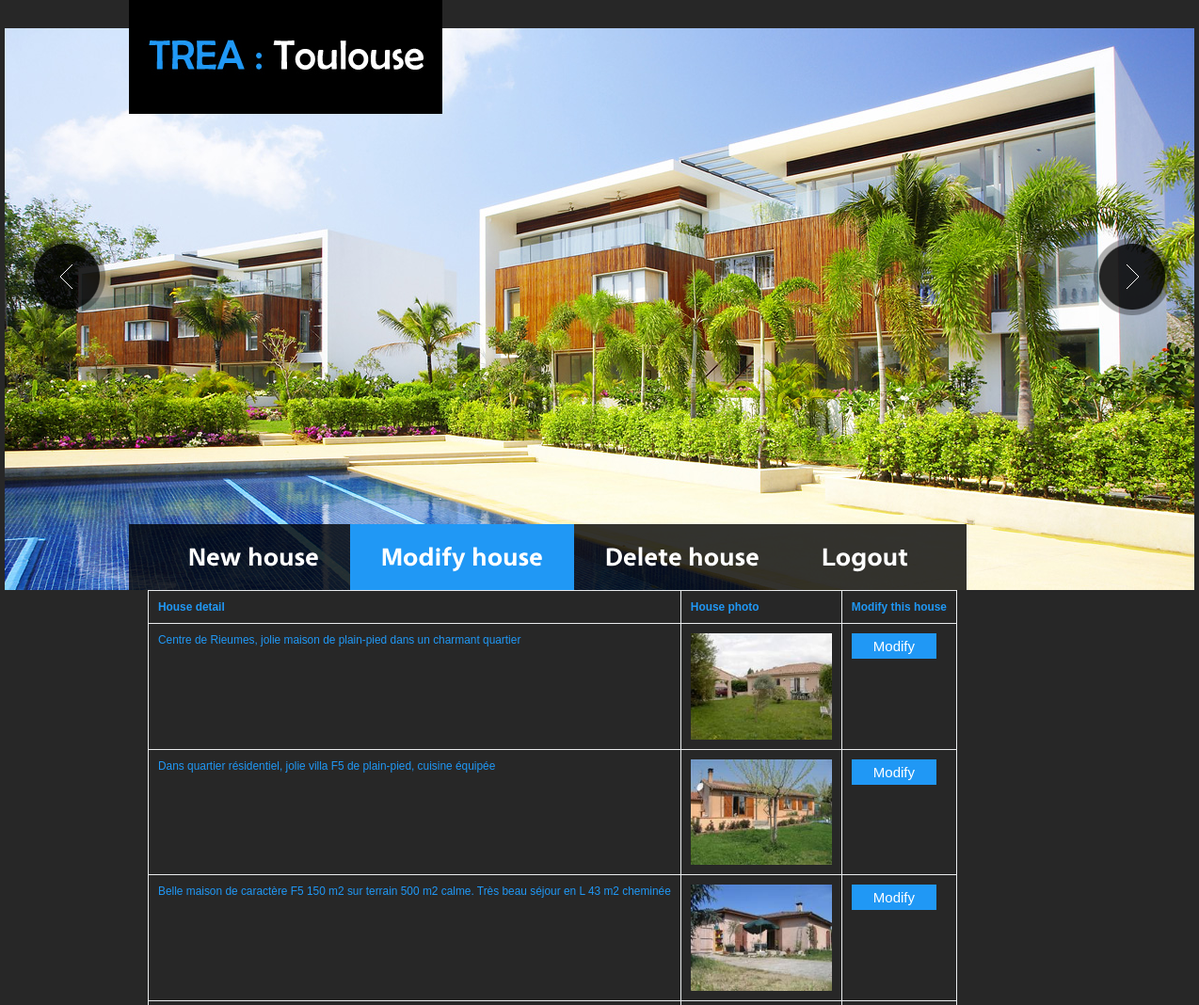
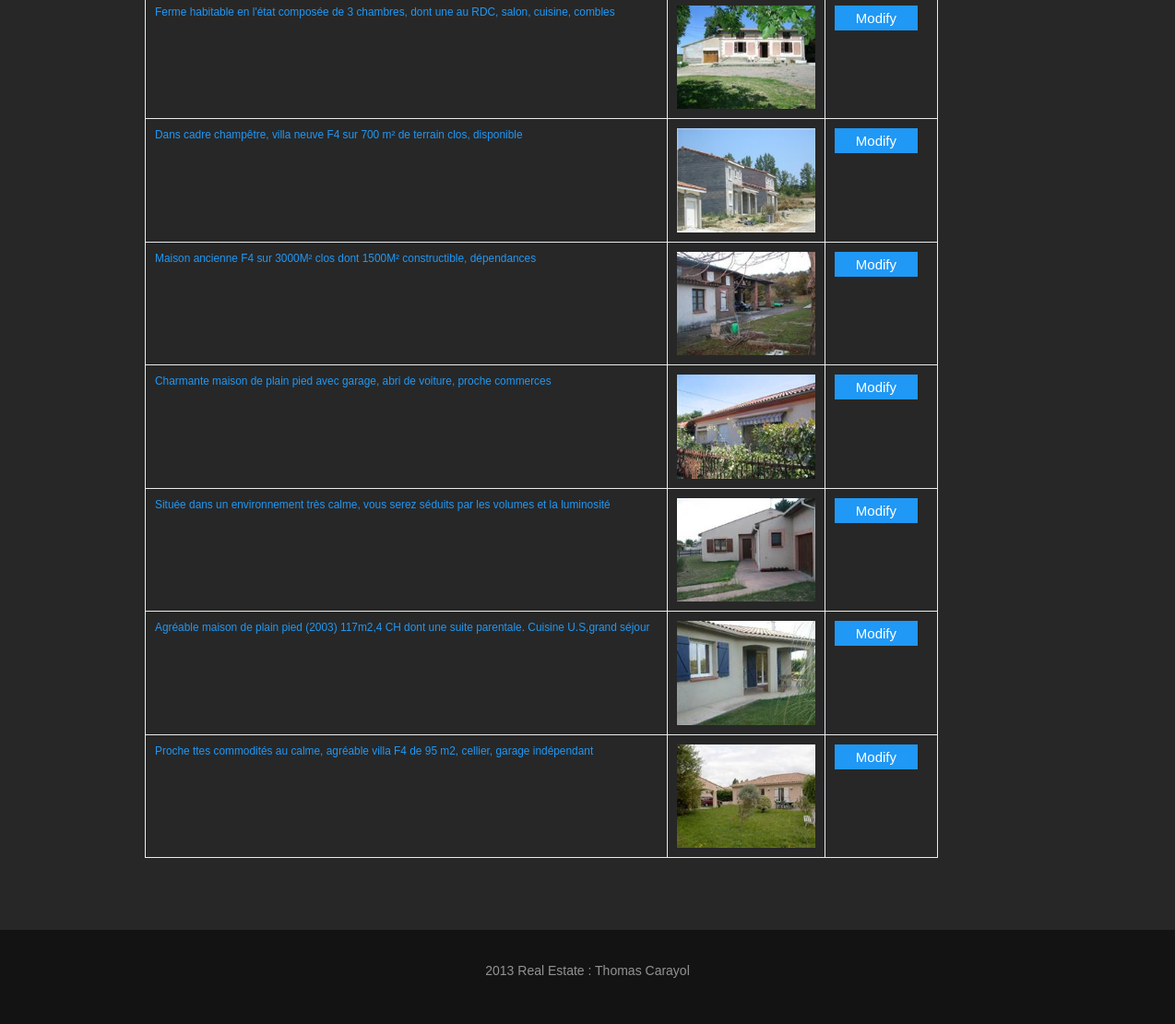
The app's page /WEBSITE/realestate/modifyHouse.php?id_bien=all with its own data (2 pictures, top to bottom).
### tables this page shows
CREATE TABLE IF NOT EXISTS `bien` (
  `idbien` char(5) NOT NULL,
  `photobien` varchar(20) NOT NULL,
  `titrebien` varchar(30) NOT NULL,
  `detailbien` varchar(100) NOT NULL,
  `adrbien` varchar(50) NOT NULL,
  `prixbien` decimal(8,2) NOT NULL,
  `idtype` char(2) NOT NULL,
  `vendule` date NOT NULL,
  PRIMARY KEY (`idbien`),
  KEY `fk_idtype_bien` (`idtype`)
);

### WEBSITE/realestate/modifyHouse.php (the view, shortened to what this page needs)
<!DOCTYPE html>
<html lang="en">
<head>
<link rel="stylesheet" type="text/css" media="screen" href="css/reset.css">
<link rel="stylesheet" type="text/css" media="screen" href="css/style.css">
<link rel="stylesheet" type="text/css" media="screen" href="css/grid_12.css">
<link rel="stylesheet" type="text/css" media="screen" href="css/slider.css">
<link rel="stylesheet" type="text/css" media="screen" href="css/jqtransform.css">
</head>
<body>
<div class="main">
  <header>
    <div>
      <h1><a href="index.html"><img src="images/logo.jpg" alt=""></a></h1>
      <div class="social-icons"></div>
      <div id="slide">
        <div class="slider">
        </div>
        <a href="#" class="prev"></a><a href="#" class="next"></a> </div>
      <nav>
	  <?php
		echo '<ul class="menu">';
		echo '<li><a href="newHouse.php">New house</a></li>' ;
		echo '<li class="current"><a href="modifyHouse.php?id_bien=all">Modify house</a></li>';
		echo '<li><a href="deleteHouse.php">Delete house</a></li>';
		echo '<li><a href="logout.php">Logout</a></li>' ;
		echo '</ul>';
	  ?>
      </nav>
    </div>
  </header>
  <section id="content">
    <div class="container_12">
		<?php
		if($_GET['id_bien'] == "all")
		{
			$requete = "select * from bien";
			$result = mysql_query("$requete");
			if (mysql_errno()==0)
			{
				if(mysql_num_rows($result) != 0)
				{
					echo "<table>";
					echo "<tr>";
					echo "<td><h4>House detail</h4></td>";
					echo "<td><h4>House photo</h4></td>";
					echo "<td><h4>Modify this house</h4></td>";
					echo "</tr>";
					while($row = mysql_fetch_array($result))
					{
						echo "<tr><td>";
						echo $row["detailbien"] ;
						echo "</td><td>";
						$buff = $row["photobien"] ;
						$buff1 = "<img src='./img/".$row["photobien"]."' width='150px'>";
						echo '<a href="/detailsHouse.php?id_photo=' ;
						echo $buff ;
						echo '">' ;
						echo $buff1 ;
						echo '</a>';
						echo "</td><td>";
						echo '<form id="form1"><input class="button1" name="modify" type="button" value="Modify" OnClick="window.location.href=\'modifyHouse.php?id_bien='.$row['idbien'].'\'"></form>';
						echo "</td></tr>";
					}
					echo "</table>";
				}
				else
				{
					echo "Pas de bien trouvé";
				}
			}
		}
		?>
      </div>
    </div>
<footer>
  <p> 2013 Real Estate : Thomas Carayol</p>
</footer>
</body>
</html>

### WEBSITE/realestate/css/style.css (style rules this page uses)
html, body { width:100%; padding:0; margin:0; }
body { font:14px/25px Arial, Helvetica, sans-serif; color:#939393; min-width:1264px; background:#131313 }
.main { width:100%; background:#272727; }
a { text-decoration:none; cursor:pointer; color:#2098f5; }
ul { margin:0; padding:0; list-style-image:none; }
header { width:100%; z-index:101; }
header>div { width:1264px; margin:0 auto; position:relative; }
h1 { position:absolute; left:132px; top:0px; display:inline-block; z-index:100; }
.social-icons { overflow:hidden; text-align:right; padding:17px 162px 13px 0 }
nav { position:absolute; left:132px; bottom:0; z-index:100; background:url(../images/nav-bg.png) 0 0 repeat; }
ul.menu { margin:0 29px 0 30px; }
ul.menu li { float:left; line-height:35px; margin:0px 0 0px 0px; background:transparent; }
ul.menu li a { font-size:28px; line-height:35px; color:#fff; display:block; padding: 17px 33px 18px 33px; }
ul.menu li:hover, ul.menu li.current { background:#2098f5; }
#content { width:960px; margin:0 auto; padding-bottom:78px; }
footer { width:100%; position:relative; overflow:hidden; text-align:center; padding:32px 0 45px 0; background:#131313; }
footer p, footer a { color:#939393; }
#form1 { margin: 0px 0 0px 0px; width:70px; }
#form1 input.button1 { background:#2098f5; font-size:15px; line-height:17px; color:#fff; display:inline-block; padding:5px 23px 5px 23px; }
table { border: 1px solid #EAECEE; font: 85% "Lucida Grande", "Lucida Sans Unicode", "Trebuchet MS", sans-serif;padding: 0; margin: 0; border-collapse: collapse; color: #2098f5; background: #272727; }
table a { color: #3A4856; text-decoration: none; border-bottom: 1px solid #C6C8CB; }
table tbody td, table tbody th { border: 1px solid #EAECEE;padding: 10px; background: url("td_back.gif") repeat-x; text-align: left; }
table tbody tr { background: #272727; }

### WEBSITE/realestate/css/grid_12.css (style rules this page uses)
.container_12 { margin-left:auto; margin-right:auto; width:960px }

### WEBSITE/realestate/css/slider.css (style rules this page uses)
#slide { position:relative; overflow:hidden; width:1264px; margin:0 auto; z-index:2; }
.slider { width:1264px; height:597px; margin:0 auto; position:relative; z-index:2; }
.prev { display:block; position:absolute; background:url(../images/prev.png) 0 0 no-repeat; width:82px; height:82px; left:25px; top:222px; z-index:99; }
.next { display:block; position:absolute; background:url(../images/next.png) 0 0 no-repeat; width:82px; height:82px; right:25px; top:223px; z-index:99; }

### records on screen
bien: detailbien "Centre de Rieumes, jolie maison de plain-pied dans un charmant quartier", photobien (picture)
bien: detailbien "Dans quartier résidentiel, jolie villa F5 de plain-pied, cuisine équipée", photobien (picture)
bien: detailbien "Belle maison de caractère F5 150 m2 sur terrain 500 m2 calme. Très beau séjour en L 43 m2 cheminée", photobien (picture)
bien: detailbien "Ferme habitable en l'état composée de 3 chambres, dont une au RDC, salon, cuisine, combles", photobien (picture)
bien: detailbien "Dans cadre champêtre, villa neuve F4 sur 700 m² de terrain clos, disponible", photobien (picture)
bien: detailbien "Maison ancienne F4 sur 3000M² clos dont 1500M² constructible, dépendances", photobien (picture)
bien: detailbien "Charmante maison de plain pied avec garage, abri de voiture, proche commerces", photobien (picture)
bien: detailbien "Située dans un environnement très calme, vous serez séduits par les volumes et la luminosité", photobien (picture)
bien: detailbien "Agréable maison de plain pied (2003) 117m2,4 CH dont une suite parentale. Cuisine U.S,grand séjour", photobien (picture)
bien: detailbien "Proche ttes commodités au calme, agréable villa F4 de 95 m2, cellier, garage indépendant", photobien (picture)
